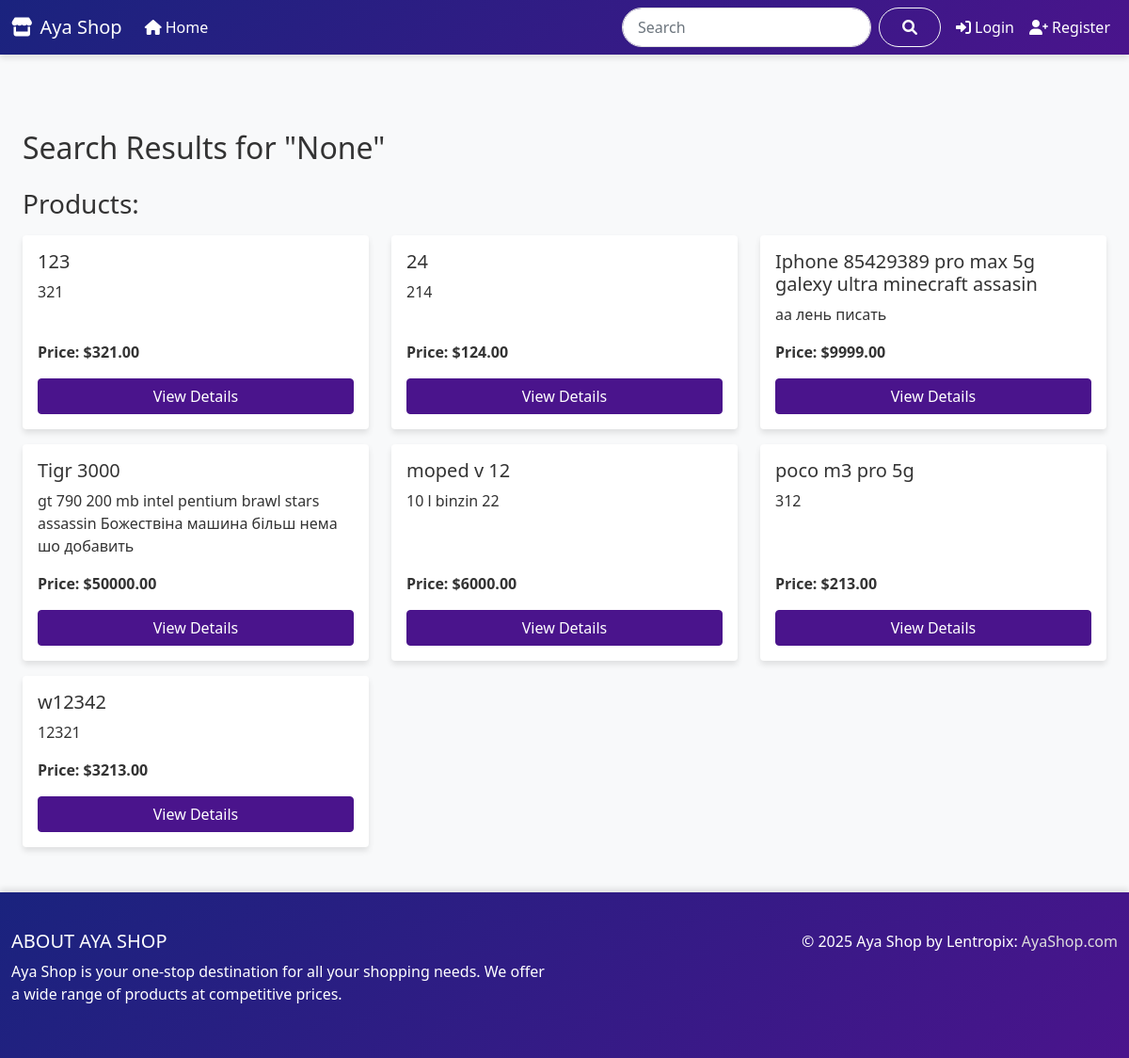
The app's page /search/ with its own data.
### shop/models.py (models this page shows, shortened)
class Product(models.Model):
    category = models.ForeignKey(Category, related_name='products', on_delete=models.CASCADE)
    name = models.CharField(max_length=100, unique=True)
    slug = models.SlugField(max_length=100, unique=True, blank=True)
    description = models.TextField(blank=True)
    price = models.DecimalField(max_digits=10, decimal_places=2)
    available = models.BooleanField(default=True)
    created = models.DateTimeField(auto_now_add=True)
    updated = models.DateTimeField(auto_now=True)
    author = models.ForeignKey(User, on_delete=models.SET_NULL, related_name='products', null=True)
    content = models.TextField(blank=True)
    class Meta:
        ordering = ('name',)
        indexes = [
            models.Index(fields=['id', 'slug']),
        ]

### shop/views.py (the view)
# urls.py: path('search/', views.search, name='search'),
def search(request):
    query = request.GET.get('q')
    if query:
        products = Product.objects.filter(
            Q(name__icontains=query) |
            Q(description__icontains=query) |
            Q(category__name__icontains=query)
        ).distinct()
    else:
        products = Product.objects.all()
    context = {
        'products': products,
        'query': query
    }
    return render(request, 'search_results.html', context)

### templates/search_results.html (shortened to what this page needs)
{% extends 'base.html' %}
{% block content %}
<div class="container mt-4">
    <h2 class="mb-4">Search Results for "{{ query }}"</h2>
    {% if products or categories %}
        {% if products %}
            <h3 class="mb-3">Products:</h3>
            <div class="row">
                {% for product in products %}
                    <div class="col-md-4 mb-3">
                        <div class="card h-100">
                            <div class="card-body d-flex flex-column">
                                <h5 class="card-title">{{ product.name }}</h5>
                                <p class="card-text flex-grow-1">{{ product.description|truncatewords:20 }}</p>
                                <p class="card-text"><strong>Price: ${{ product.price }}</strong></p>
                                <a href="{% url 'product_detail' product.id %}" class="btn btn-primary mt-auto">View Details</a>
                            </div>
                        </div>
                    </div>
                {% endfor %}
            </div>
        {% endif %}
    {% else %}
        <div class="alert alert-info" role="alert">
            No results found for your search query "{{ query }}".
        </div>
    {% endif %}
</div>
{% endblock %}

### templates/base.html (style rules this page uses)
:root { --dark-blue: #1a237e; --purple: #4a148c; --light-purple: #7c43bd; --gradient: linear-gradient(135deg, var(--dark-blue), var(--purple)); --shadow: 0 4px 6px rgba(0, 0, 0, 0.1); }
body { display: flex; flex-direction: column; min-height: 100vh; background-color: #f8f9fa; color: #333; font-family: 'Segoe UI', Tahoma, Geneva, Verdana, sans-serif; }
.btn-primary { background-color: var(--purple); border-color: var(--purple); transition: background-color 0.3s ease; }
.card { border: none; box-shadow: var(--shadow); transition: transform 0.3s ease, box-shadow 0.3s ease; }
.container { max-width: 1200px; }

### records on screen
Product: name "123", description "321", price "321.00"
Product: name "24", description "214", price "124.00"
Product: name "Iphone 85429389 pro max 5g galexy ultra minecraft assasin", description "аа лень писать", price "9999.00"
Product: name "Tigr 3000", description "gt 790 200 mb intel pentium brawl stars assassin Божествіна машина більш нема шо добавить", price "50000.00"
Product: name "moped v 12", description "10 l binzin 22", price "6000.00"
Product: name "poco m3 pro 5g", description "312", price "213.00"
Product: name "w12342", description "12321", price "3213.00"

### other values on screen
{{ query }} "None"
